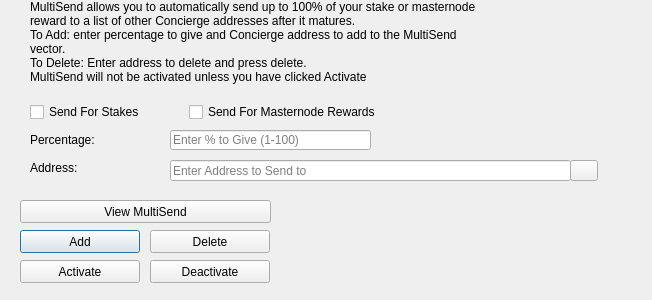
<?xml version="1.0" encoding="UTF-8"?>
<ui version="4.0">
 <class>MultiSendDialog</class>
 <widget class="QDialog" name="MultiSendDialog">
  <property name="windowModality">
   <enum>Qt::NonModal</enum>
  </property>
  <property name="geometry">
   <rect>
    <x>0</x>
    <y>0</y>
    <width>652</width>
    <height>300</height>
   </rect>
  </property>
  <property name="windowTitle">
   <string>MultiSend</string>
  </property>
  <widget class="QLineEdit" name="multiSendPercentEdit">
   <property name="geometry">
    <rect>
     <x>170</x>
     <y>130</y>
     <width>201</width>
     <height>20</height>
    </rect>
   </property>
   <property name="toolTip">
    <string>Enter whole numbers 1 - 100</string>
   </property>
   <property name="placeholderText">
    <string>Enter % to Give (1-100)</string>
   </property>
  </widget>
  <widget class="QLineEdit" name="multiSendAddressEdit">
   <property name="geometry">
    <rect>
     <x>170</x>
     <y>160</y>
     <width>401</width>
     <height>21</height>
    </rect>
   </property>
   <property name="toolTip">
    <string/>
   </property>
   <property name="placeholderText">
    <string>Enter Address to Send to</string>
   </property>
  </widget>
  <widget class="QLabel" name="label_2">
   <property name="geometry">
    <rect>
     <x>30</x>
     <y>0</y>
     <width>451</width>
     <height>121</height>
    </rect>
   </property>
   <property name="lineWidth">
    <number>1</number>
   </property>
   <property name="text">
    <string>MultiSend allows you to automatically send up to 100% of your stake or masternode reward to a list of other Concierge addresses after it matures.
To Add: enter percentage to give and Concierge address to add to the MultiSend vector.
To Delete: Enter address to delete and press delete.
MultiSend will not be activated unless you have clicked Activate</string>
   </property>
   <property name="alignment">
    <set>Qt::AlignLeading|Qt::AlignLeft|Qt::AlignTop</set>
   </property>
   <property name="wordWrap">
    <bool>true</bool>
   </property>
  </widget>
  <widget class="QLabel" name="message">
   <property name="geometry">
    <rect>
     <x>290</x>
     <y>200</y>
     <width>351</width>
     <height>91</height>
    </rect>
   </property>
   <property name="text">
    <string/>
   </property>
  </widget>
  <widget class="QPushButton" name="addButton">
   <property name="geometry">
    <rect>
     <x>20</x>
     <y>230</y>
     <width>120</width>
     <height>23</height>
    </rect>
   </property>
   <property name="toolTip">
    <string/>
   </property>
   <property name="statusTip">
    <string>Add to MultiSend Vector</string>
   </property>
   <property name="text">
    <string>Add</string>
   </property>
  </widget>
  <widget class="QPushButton" name="disableButton">
   <property name="geometry">
    <rect>
     <x>150</x>
     <y>260</y>
     <width>120</width>
     <height>23</height>
    </rect>
   </property>
   <property name="statusTip">
    <string>Deactivate MultiSend</string>
   </property>
   <property name="text">
    <string>Deactivate</string>
   </property>
  </widget>
  <widget class="QPushButton" name="addressBookButton">
   <property name="geometry">
    <rect>
     <x>570</x>
     <y>160</y>
     <width>28</width>
     <height>21</height>
    </rect>
   </property>
   <property name="toolTip">
    <string>Choose an address from the address book</string>
   </property>
   <property name="text">
    <string/>
   </property>
   <property name="icon">
    <iconset resource="../concierge.qrc">
     <normaloff>:/icons/address-book</normaloff>:/icons/address-book</iconset>
   </property>
   <property name="shortcut">
    <string>Alt+A</string>
   </property>
   <property name="autoDefault">
    <bool>false</bool>
   </property>
  </widget>
  <widget class="QLabel" name="label">
   <property name="geometry">
    <rect>
     <x>30</x>
     <y>130</y>
     <width>121</width>
     <height>20</height>
    </rect>
   </property>
   <property name="toolTip">
    <string>Percentage of stake to send</string>
   </property>
   <property name="text">
    <string>Percentage:</string>
   </property>
  </widget>
  <widget class="QLabel" name="label_5">
   <property name="geometry">
    <rect>
     <x>30</x>
     <y>160</y>
     <width>111</width>
     <height>16</height>
    </rect>
   </property>
   <property name="toolTip">
    <string>Address to send portion of stake to</string>
   </property>
   <property name="text">
    <string>Address:</string>
   </property>
  </widget>
  <widget class="QPushButton" name="deleteButton">
   <property name="geometry">
    <rect>
     <x>150</x>
     <y>230</y>
     <width>120</width>
     <height>23</height>
    </rect>
   </property>
   <property name="toolTip">
    <string/>
   </property>
   <property name="statusTip">
    <string>Delete Address From MultiSend Vector</string>
   </property>
   <property name="text">
    <string>Delete</string>
   </property>
  </widget>
  <widget class="QPushButton" name="activateButton">
   <property name="geometry">
    <rect>
     <x>20</x>
     <y>260</y>
     <width>120</width>
     <height>23</height>
    </rect>
   </property>
   <property name="statusTip">
    <string>Activate MultiSend</string>
   </property>
   <property name="text">
    <string>Activate</string>
   </property>
  </widget>
  <widget class="QPushButton" name="viewButton">
   <property name="geometry">
    <rect>
     <x>20</x>
     <y>200</y>
     <width>251</width>
     <height>23</height>
    </rect>
   </property>
   <property name="toolTip">
    <string/>
   </property>
   <property name="statusTip">
    <string>View MultiSend Vector</string>
   </property>
   <property name="text">
    <string>View MultiSend</string>
   </property>
  </widget>
  <widget class="QWidget" name="horizontalLayoutWidget">
   <property name="geometry">
    <rect>
     <x>30</x>
     <y>100</y>
     <width>351</width>
     <height>24</height>
    </rect>
   </property>
   <layout class="QHBoxLayout" name="horizontalLayout">
    <item>
     <widget class="QCheckBox" name="multiSendStakeCheckBox">
      <property name="text">
       <string>Send For Stakes</string>
      </property>
     </widget>
    </item>
    <item>
     <widget class="QCheckBox" name="multiSendMasternodeCheckBox">
      <property name="text">
       <string>Send For Masternode Rewards</string>
      </property>
     </widget>
    </item>
   </layout>
  </widget>
 </widget>
 <resources>
  <include location="../concierge.qrc"/>
 </resources>
 <connections/>
</ui>
